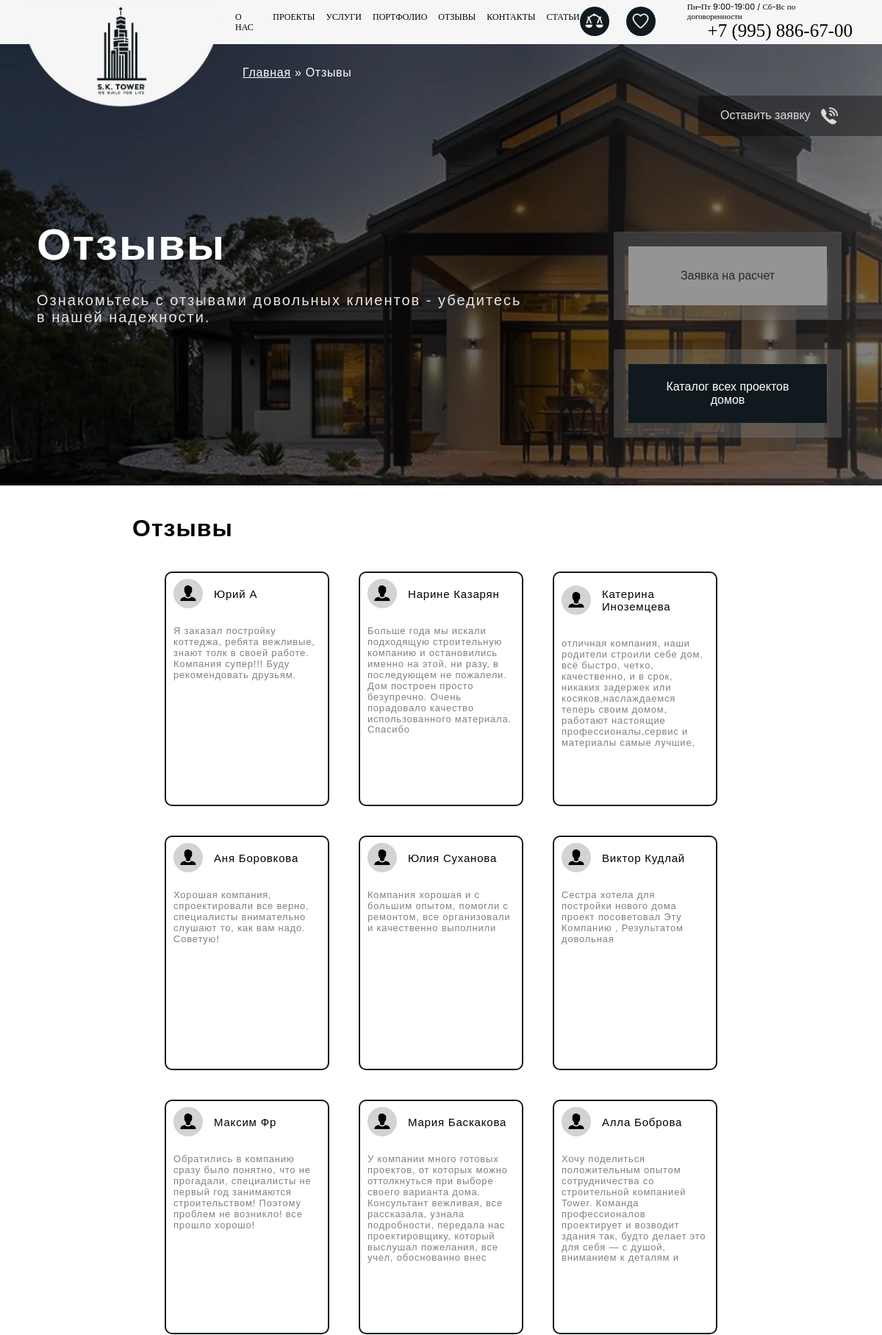
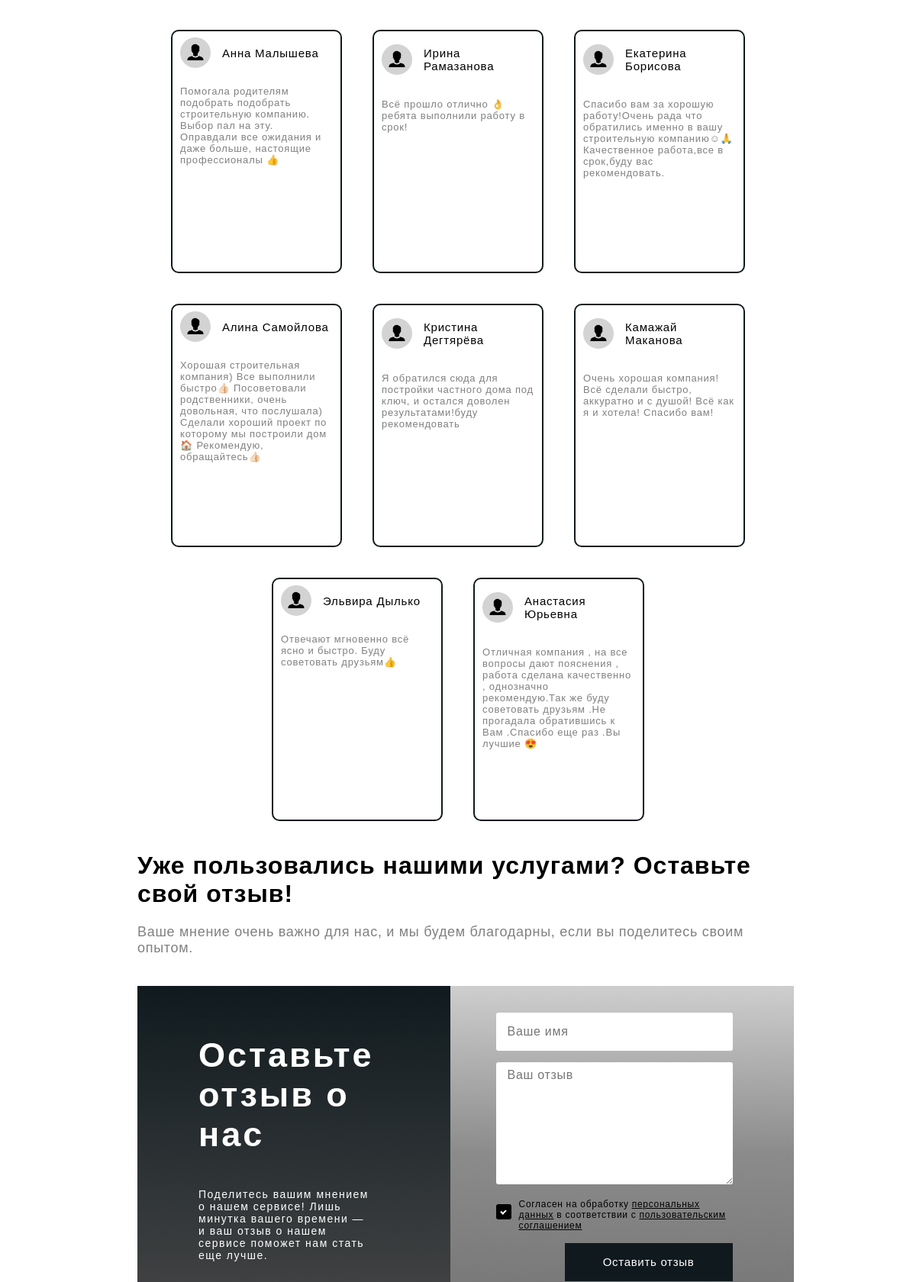
The app's page /reviews (upper part) with its own data (2 pictures, top to bottom).
### main/models.py (models this page shows, shortened)
class ConactInfo(models.Model):
    name = models.CharField(verbose_name="Критерий (не менять)", max_length=100, blank=True)
    value = models.CharField(verbose_name="Значение (можно менять)", max_length=150, blank=True)
    class Meta:
        verbose_name = "Информация"
        verbose_name_plural = "Информация"

class Reviews(models.Model):
    reviewer_name = models.CharField(verbose_name='Имя клиента', max_length=100, blank=True)
    review = models.CharField(verbose_name='Отзыв', max_length=2000, blank=True)
    review_date = models.DateTimeField(verbose_name='Дата отзыва', default=datetime.now, blank=True)
    class Meta:
        verbose_name = "Отзыв"
        verbose_name_plural = "Отзывы"

### main/views.py (the view)
# urls.py: path('reviews', views.reviews, name='reviews'),
def reviews(request):
    reviews = Reviews.objects.all()
    return render(request, 'main/reviews.html', {'reviews': reviews})

### main/context_processors.py (called while the page is built)
def get_main_info(request):
    info = ConactInfo.objects.all()
    data = {}
    extra_data = {
        'Основной номер телефона': 'number',
        'Дополнительный номер телефона': 'extra_number',
        'Адрес': 'address',
        'Электронная почта': 'mail',
        'Сокращенное наименование': 'short_name',
        'Юридический адрес': 'ur_address',
        'Физический адрес': 'phis_address',
        'ОГРНИП': 'ogrnip',
        'ИНН': 'inn',
        'Дата присвоения ОГРНИП': 'data_ogrnip',
        'КПП': 'kpp',
        'Расчетный счет': 'chet',
        'Название банка': 'bank_name',
        'Корреспондентский счет': 'kor_chet',
        'БИК': 'bik',
    }
    for i in info:
        name = extra_data[i.name]
        data[name] = i.value
    return data

### main/templates/main/reviews.html (shortened to what this page needs)
{% extends 'main/header.html' %}
{% load static %}
{% block link %}
<link rel="stylesheet" type="text/css" href="{% static 'main/css/reviews.css' %}">
{% endblock %}
{% block navigation %}
<a href="/">Главная</a> » Отзывы
{% endblock %}
{% block title_text %}
Отзывы
{% endblock %}
{% block extra_text %}
Ознакомьтесь с отзывами довольных клиентов - убедитесь в нашей надежности.
{% endblock %}
{% block content %}
<div class="reviews_block" id="block1">
        <div class="block_review_text">
        <h1 class="review_title">Отзывы</h1>
    </div>
    <div class="reviews">
        {% for review in reviews %}
            <div class="review">
                <div>
                    <div class="person_info">
                        <img src="{% static 'main/png/home/person_icon.png' %}" class="person_icon" draggable="false">
                        <p class="person_name">{{ review.reviewer_name }}</p>
                    </div>
                    <p class="review_text">
                        {{ review.review }}
                    </p>
                </div>
            </div>
        {% endfor %}
    </div>
</div>
<div class="make_review_block">
    <div class="block_review_text">
        <h1 class="review_title">Уже пользовались нашими услугами? Оставьте свой отзыв!</h1>
        <p class="review_block_text">Ваше мнение очень важно для нас, и мы будем благодарны, если вы поделитесь своим опытом.</p>
    </div>
    <div class="make_review">
        <div class="make_review_text_block">
            <h1 class="make_review_title">Оставьте отзыв о нас</h1>
            <p class="make_review_text">Поделитесь вашим мнением о нашем сервисе! Лишь минутка вашего времени — и ваш отзыв о нашем сервисе поможет нам стать еще лучше.</p>
        </div>
        <div class="make_review_form">
            <input id='review_name' type="text" name="review_name" placeholder="Ваше имя" class="review_name_input">
            <textarea id="review" name="review" placeholder="Ваш отзыв" class="review_input"></textarea>
            <label class="container2">Согласен на обработку <a href="#soglasie1" id="soglasie_open6" class="container_a2">персональных данных</a> в соответствии с <a href="{% url 'agreement' %}" class="container_a2">пользовательским соглашением</a>
                <span class="checkmark2"></span>
            </label>
            <div class="make_review_button" id='send_review_button' onclick="send_review()">Оставить отзыв</div>
        </div>
    </div>
</div>
{% endblock %}

### main/templates/main/header.html (shortened to what this page needs)
{% load static %}
<!doctype html>
<html lang="en">
<head>
    <link rel="stylesheet" href="{% static 'main/css/header.css' %}">
    {% block link %}{% endblock %}
</head>
<body>
<web_header>
    <div class="block1">
        <a class="logo" href="/" id="logo">
            <img src="{% static 'main/png/header/logo.png' %}" class="item_img" draggable="false">
        </a>
        <div class="navigation">
            <a class="nav" href="{% url 'about' %}">О НАС</a>
            <a class="nav" href="{% url 'projects' %}">ПРОЕКТЫ</a>
            <a class="nav" href="{% url 'services' %}">УСЛУГИ</a>
            <a class="nav" href="{% url 'portfolio' %}">ПОРТФОЛИО</a>
            <a class="nav" href="{% url 'reviews' %}">ОТЗЫВЫ</a>
            <a class="nav" href="{% url 'contacts' %}">КОНТАКТЫ</a>
            <a class="nav" href="{% url 'articles' %}">СТАТЬИ</a>
        </div>
    </div>
    <div class="block2">
        <div class="action_buttons">
            <div class="compare_block">
                <a class="compare" href="{% url 'compare' %}">
                    <img src="{% static 'main/png/header/compare.png' %}" class="compare_icon" draggable="false">
                </a>
            </div>
            <div class="like_block">
                <a class="like" href="{% url 'favorites' %}">
                    <img src="{% static 'main/png/header/like.png' %}" class="like_icon" draggable="false">
                </a>
            </div>
        </div>
        <div class="info_container">
            <div class="work_time">Пн–Пт 9:00-19:00 / Сб-Вс по договоренности</div>
            <a class="header_number" href="tel:{{ number }}">{{ number }}</a>
        </div>
    </div>
</web_header>
<div class="content" id="content">
    <div class="title_block">
        <div class="site_navigation">
            {% block navigation %}
            {% endblock %}
        </div>
        <div class="block_info" id="block_info">
            <h1 class="title_text">
                {% block title_text %}
                {% endblock %}
            </h1>
            <p class="extra_text">
                {% block extra_text %}
                {% endblock %}
            </p>
        </div>
        <div class="block_buttons" id="block_buttons">
            <div class="button1" id="openFormBtn1">
                Оставить заявку
                <img src="{% static 'main/png/home/phone.png' %}" class="button1_icon" draggable="false">
            </div>
            <div class="button2" id="calculator_open1">Заявка на расчет</div>
            <a href="{% url 'projects' %}" class="button3">Каталог всех проектов домов</a>
        </div>
    </div>
    {% block content %}
    {% endblock %}
</div>
</body>
</html>

### main/static/main/css/header.css (style rules this page uses)
html { line-height:1.15;-webkit-text-size-adjust:100% }
body { margin:0 }
h1 { font-size:2em;margin:.67em 0 }
a { background-color:transparent }
img { border-style:none }
button,input,optgroup,select,textarea { font-family:inherit;font-size:100%;line-height:1.15;margin:0 }
button,input { overflow:visible }
textarea { overflow:auto }
web_header { height: 60px; display: flex; background-color: #f6f6f6; justify-content: space-between; z-index: 2; position: relative; }
.content { position: relative; z-index: 1; }
.block1 { display: flex; align-items: center; }
.block2 { display: flex; align-items: center; margin-right: 40px; }
.logo { align-self: flex-start; transition: 1s cubic-bezier(0.25, 0.1, 0.28, 1.59); margin-top: -200px; margin-left: 30px; }
.item_img { width: 270px; transition: 0.6s ease; }
.navigation { display: flex; font-size: 12px; margin-left: 20px; column-gap: 15px; text-decoration: none; color: black; }
.navigation a { text-decoration: none; color: black; font-weight: 300; font-family: Inter; }
.action_buttons { margin-right: 40px; display: flex; column-gap: 20px; }
.compare_block, .like_block { width: 43px; height: 43px; position: relative; }
.compare { width: 40px; height: 40px; border-radius: 25px; background-color: #101A1E; display: flex; justify-content: center; align-items: center; transition: 0.4s ease; }
.like { width: 40px; height: 40px; border-radius: 25px; background-color: #101A1E; display: flex; justify-content: center; align-items: center; transition: 0.4s ease; }
.compare_icon { width: 25px; }
.like_icon { width: 25px; }
.info_container { display: flex; flex-direction: column; align-items: flex-end; }
.work_time { font-size: 11px; font-family: Inter; }
.header_number { font-size: 25px; font-family: Lexend; color: black; text-decoration: none; transition: 0.2s ease; }
.title_block { background-image: url("../png/home/background.webp"); background-size: cover; display: flex; justify-content: space-between; height: 600px; }
.block_info { display: flex; flex-direction: column; margin-left: -1000px; max-width: 55%; transition: 1.2s ease-out; justify-content: center; }
.title_text { color: white; font-family: 'Gilroy-Bold', sans-serif; font-size: 60px; margin-block-end: 10px; letter-spacing: 2px; }
.extra_text { color: #E6E6E6; font-family: 'Gilroy-Bold', sans-serif; font-size: 20px; letter-spacing: 2px; }
.block_buttons { display: flex; flex-direction: column; align-items: flex-end; opacity: 0; transition: 1.5s ease; }
.button1 { display: flex; align-items: center; column-gap: 10px; margin-top: 70px; width: 220px; height: 55px; background-color: rgba(0, 0, 0, 0.4); color: #DCDCDC; font-family: 'Gilroy-Bold', sans-serif; font-size: 16px; padding-left: 30px; cursor: pointer; transition: 0.4s ease; }
.button1_icon { height: 30px; }
.button2 { margin-top: 150px; margin-right: 75px; width: 170px; height: 80px; background-color: #949494; color: #2A2A2A; font-family: 'Gilroy-Bold', sans-serif; font-size: 16px; text-decoration: none; display: flex; padding: 0 50px 0 50px; text-align: center; align-items: center; justify-content: center; outline: rgba(128, 128, 128, 0.35) 20px solid; transition: 0.7s ease; cursor: pointer; }
.button3 { margin-top: 80px; margin-right: 75px; width: 170px; height: 80px; background-color: #101A1E; color: white; font-family: 'Gilroy-Bold', sans-serif; font-size: 16px; text-decoration: none; display: flex; padding: 0 50px 0 50px; text-align: center; align-items: center; justify-content: center; outline: rgba(128, 128, 128, 0.35) 20px solid; transition: 0.7s ease; }
.site_navigation a { color: white; font-family: 'Gilroy-Bold', sans-serif; font-size: 16px; }
label { margin-top: 10px; }
input, textarea { margin-top: 5px; padding: 8px; width: calc(100% - 16px); box-sizing: border-box; }
img, video { object-fit: contain; }

### main/templates/main/header.html (style rules this page uses)
body { margin: 0; padding: 0; box-sizing: border-box; }

### records on screen
ConactInfo: value "+7 (995) 886-67-00"
Reviews: reviewer_name "Юрий А", review "Я заказал постройку коттеджа, ребята вежливые, знают толк в своей работе. Компания супер!!! Буду рекомендовать друзьям."
Reviews: reviewer_name "Нарине Казарян", review "Больше года мы искали подходящую строительную компанию и остановились именно на этой, ни разу, в последующем не пожалели. Дом построен просто безупречно. Очень порадовало качество использованного материала. Спасибо"
Reviews: reviewer_name "Катерина Иноземцева", review "отличная компания, наши родители строили себе дом, всё быстро, четко, качественно, и в срок, никаких задержек или косяков,наслаждаемся теперь своим домом, работают настоящие профессионалы,сервис и материалы самые лучшие,…"
Reviews: reviewer_name "Аня Боровкова", review "Хорошая компания, спроектировали все верно, специалисты внимательно слушают то, как вам надо. Советую!"
Reviews: reviewer_name "Юлия Суханова", review "Компания хорошая и с большим опытом, помогли с ремонтом, все организовали и качественно выполнили"
Reviews: reviewer_name "Виктор Кудлай", review "Сестра хотела для постройки нового дома проект посоветовал Эту Компанию , Результатом довольная"
Reviews: reviewer_name "Максим Фр", review "Обратились в компанию сразу было понятно, что не прогадали, специалисты не первый год занимаются строительством! Поэтому проблем не возникло! все прошло хорошо!"
Reviews: reviewer_name "Мария Баскакова", review "У компании много готовых проектов, от которых можно оттолкнуться при выборе своего варианта дома. Консультант вежливая, все рассказала, узнала подробности, передала нас проектировщику, который выслушал пожелания, все учел, обоснованно внес…"
Reviews: reviewer_name "Алла Боброва", review "Хочу поделиться положительным опытом сотрудничества со строительной компанией Tower. Команда профессионалов проектирует и возводит здания так, будто делает это для себя — с душой, вниманием к деталям и…"
Reviews: reviewer_name "Анна Малышева", review "Помогала родителям подобрать подобрать строительную компанию. Выбор пал на эту. Оправдали все ожидания и даже больше, настоящие профессионалы 👍"
Reviews: reviewer_name "Ирина Рамазанова", review "Всё прошло отлично 👌 ребята выполнили работу в срок!"
Reviews: reviewer_name "Екатерина Борисова", review "Спасибо вам за хорошую работу!Очень рада что обратились именно в вашу строительную компанию☺🙏Качественное работа,все в срок,буду вас рекомендовать."
Reviews: reviewer_name "Алина Самойлова", review "Хорошая строительная компания) Все выполнили быстро👍🏻 Посоветовали родственники, очень довольная, что послушала) Сделали хороший проект по которому мы построили дом 🏠 Рекомендую, обращайтесь👍🏻"
Reviews: reviewer_name "Кристина Дегтярёва", review "Я обратился сюда для постройки частного дома под ключ, и остался доволен результатами!буду рекомендовать"
Reviews: reviewer_name "Камажай Маканова", review "Очень хорошая компания! Всё сделали быстро, аккуратно и с душой! Всё как я и хотела! Спасибо вам!"
Reviews: reviewer_name "Эльвира Дылько", review "Отвечают мгновенно всё ясно и быстро. Буду советовать друзьям👍"
Reviews: reviewer_name "Анастасия Юрьевна", review "Отличная компания , на все вопросы дают пояснения , работа сделана качественно , однозначно рекомендую.Так же буду советовать друзьям .Не прогадала обратившись к Вам .Спасибо еще раз .Вы лучшие 😍"
